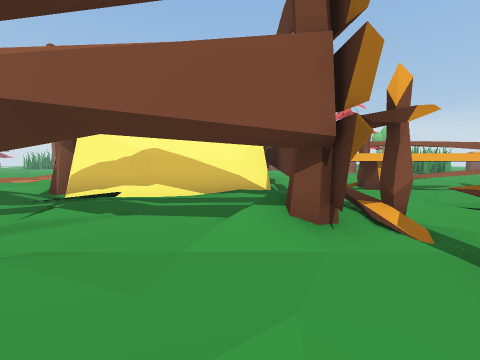
View 1 (above)

16 first-person views from a walk through a scene from a Unity 3-D project. The camera is 0.64 m above the floor, tilts 4° down and sees 90° across. The floor is counted in squares, 1 m on a side. Each view is taken from the middle of a square. On the plan, view 1 faces up. The plan holds only what a view shows up to about 9 squares ahead; the rest is blank. The place goes on beyond the plan.

View 2
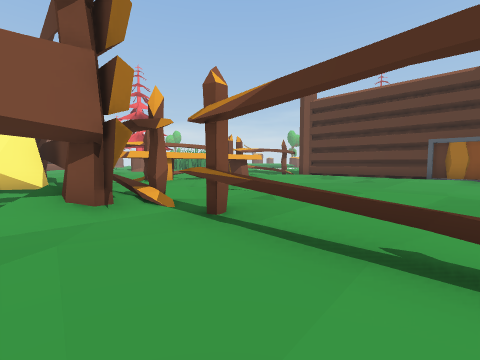

View 3
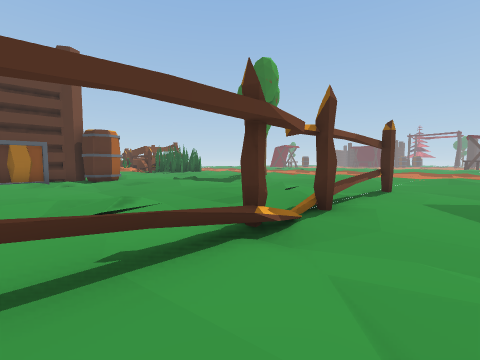

View 4
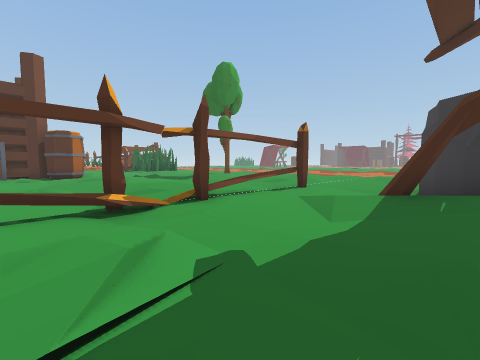

View 5
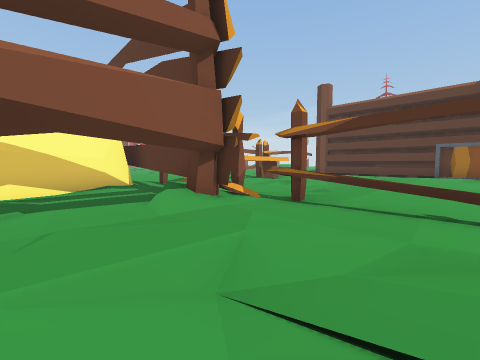

View 6
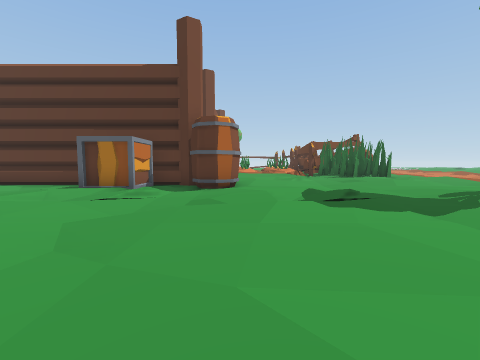

View 7
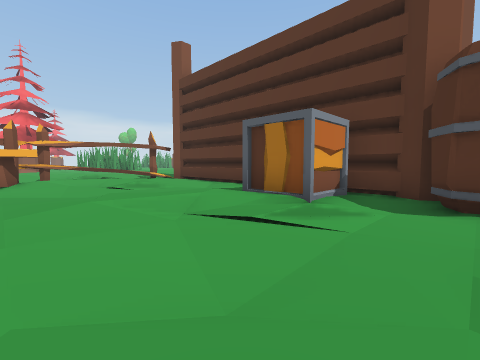

View 8
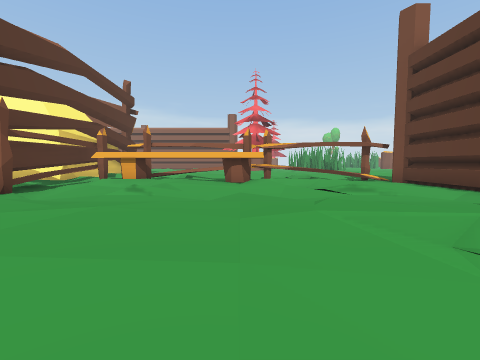

View 9
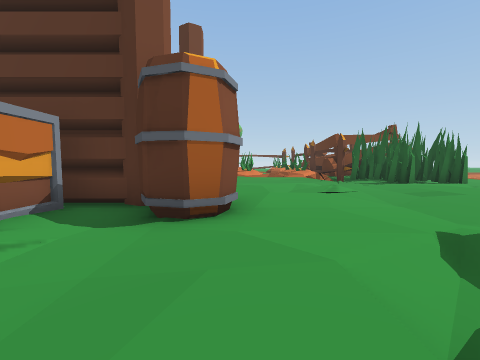

View 10
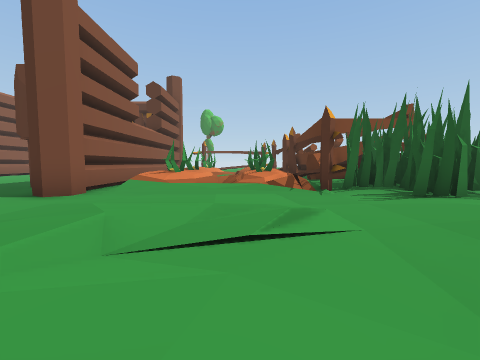

View 11
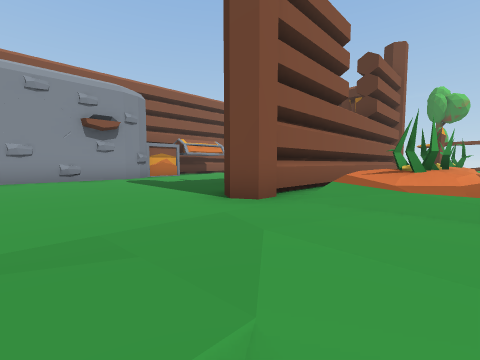

View 12
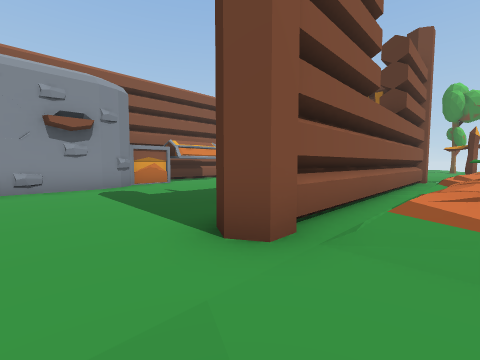

View 13
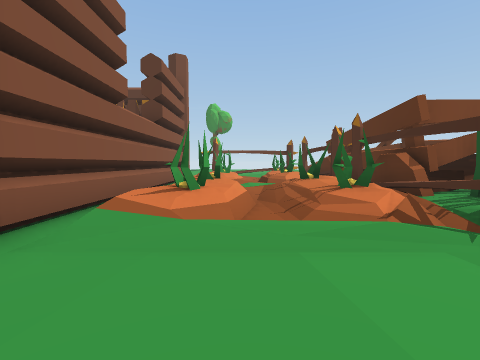

View 14
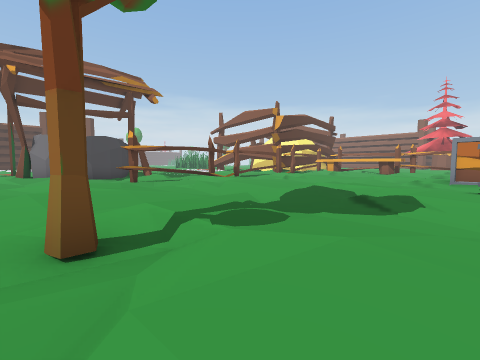

View 15
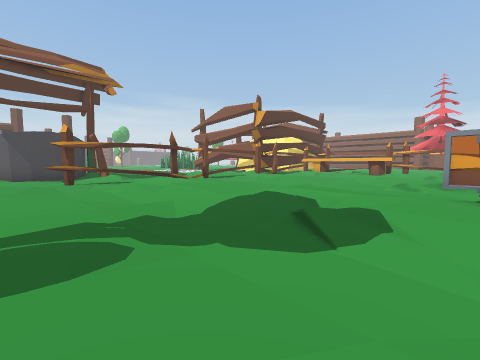

View 16
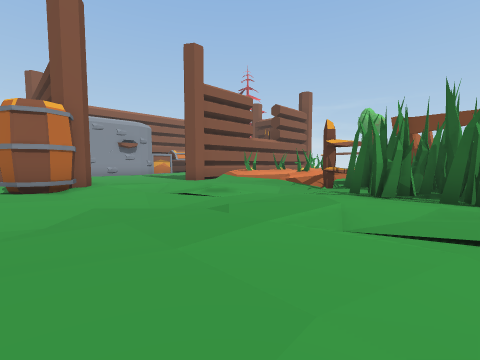

### Floor plan
Key: @ floor where view 1 was taken; # wall or solid block; x gap in a wall; . main floor; : floor 0.05 m higher than the main floor; - floor 0.05 m lower than the main floor; + floor 0.1 m higher than the main floor; _ floor 0.1 m lower than the main floor; / step, stairs or slope; = window, fence, low wall or low ledge; B bench; A box; R barrel; C chair; T tree; O other object.
Columns run from 2 left of view 1 to 26 right of it. Each row starts with its distance up from view 1.
 10    #
  9    #     .:
  8    #    _._
  7   ####=####x=##
  6 #####BBBBBB+::OOOOOO
  5 ..-#=+_+:.+_+:-O
  4 :.-##:-.:.:-.:-OOOOOA
  3 ../##_.._._.._-O
  2 ...##.........-O
  1 ++::#++::.++::-O
  0 +_@:#+_+:.+_+AAO
 -1 :-.:=:-.:.:-.AAO     C   C
 -2 _.._#_.._._.._OO   OOOOOOOOOO
 -3 .............RR......O   OOOO
 -4 ._-:#++::.++::R++::.O    OOO
 -5 +:/.#+_+:.+_+:.+_+:.
 -6 ##:.#:-.:.:-.:.:-.:.      O
 -7 ##--#_.._._.._._.._/ OOO  O
 -8  #--#..............########
 -9  #:..++::.++::.++::OOO####
-10  +...+_+:. _+:.+_+OOOOO##
-11   ...:-.:.:T.:.:-.OOOOO##

Where each view was taken, in squares from view 1:
view 1: 0 up, 0 right, facing up
view 2: 1 down, 0 right, facing up-right
view 3: 0 up, 0 right, facing down-right
view 4: 1 down, 2 left, facing down-right
view 5: 1 down, 2 left, facing up-right
view 6: 4 down, 4 right, facing right
view 7: 3 down, 7 right, facing up-right
view 8: 2 down, 7 right, facing up
view 9: 4 down, 8 right, facing right
view 10: 6 down, 12 right, facing right
view 11: 5 down, 14 right, facing up-right
view 12: 4 down, 15 right, facing up-right
view 13: 5 down, 15 right, facing right
view 14: 11 down, 11 right, facing up-left
view 15: 9 down, 11 right, facing up-left
view 16: 11 down, 11 right, facing up-right
